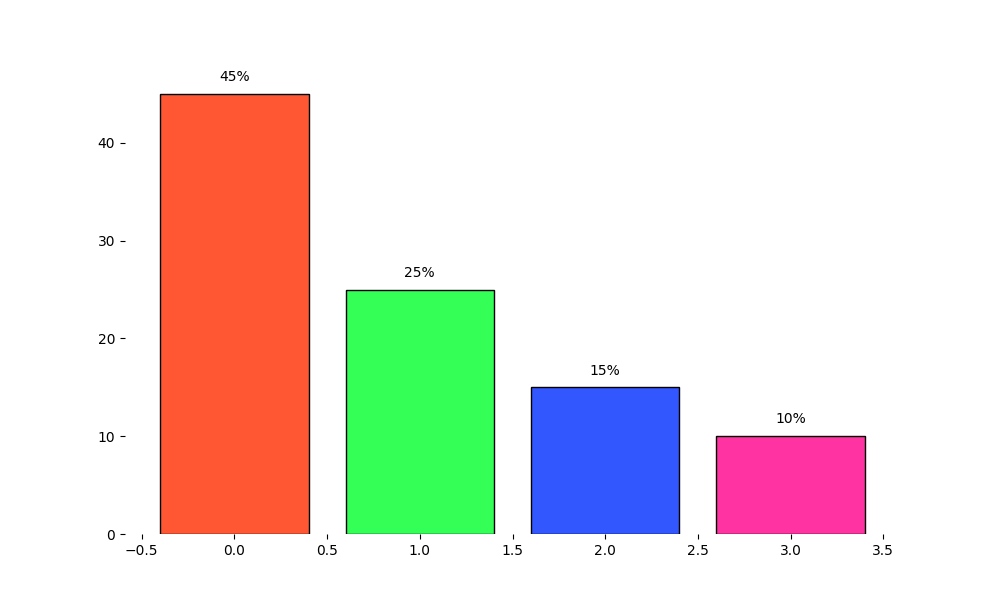

Recreate this plot in Python.
import matplotlib.pyplot as plt
import numpy as np

# Data setup
energy_contribution = np.array([45, 25, 15, 10])

new_colors = ['#ff5733', '#33ff57', '#3357ff', '#ff33a1']

fig, ax = plt.subplots(figsize=(10, 6))

bars = ax.bar(range(len(energy_contribution)), energy_contribution, color=new_colors, edgecolor='black')

for bar, contribution in zip(bars, energy_contribution):
    height = bar.get_height()
    ax.text(bar.get_x() + bar.get_width() / 2, height + 1, f'{height}%', va='bottom', ha='center', fontsize=10, color='black')

# Remove borders
ax.spines['top'].set_visible(False)
ax.spines['right'].set_visible(False)
ax.spines['left'].set_visible(False)
ax.spines['bottom'].set_visible(False)

plt.show()
